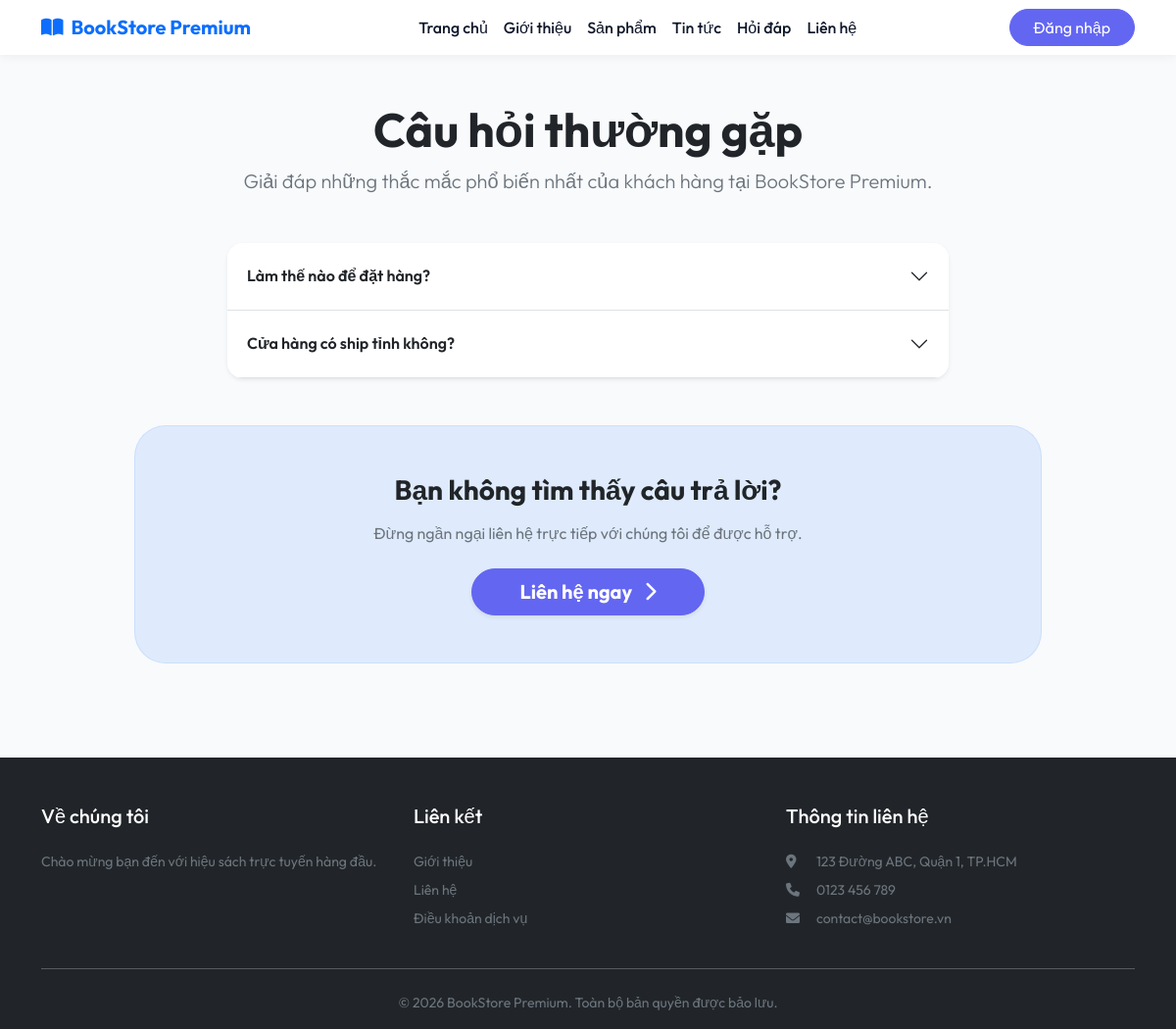
The page /public/home/faq on the database its author committed.
### tables this page shows
CREATE TABLE IF NOT EXISTS faqs (
    id INT AUTO_INCREMENT PRIMARY KEY,
    question TEXT NOT NULL,
    answer TEXT NOT NULL,
    category VARCHAR(100),
    created_at TIMESTAMP DEFAULT CURRENT_TIMESTAMP
);

### app/core/Controller.php (called while the page is built, shortened)
<?php
class Controller {
    public function model($model) {
        return new $model();
    }
    public function view($view, $data = []) {
        require_once '../app/views/' . $view . '.php';
    }
}

### app/controllers/HomeController.php (called while the page is built, shortened)
<?php
class HomeController extends Controller
{
    private $settingModel;
    private $faqModel;
    public function __construct()
    {
        $this->settingModel = $this->model('Setting');
        $this->faqModel = $this->model('Faq');
    }
    public function faq()
    {
        $settings = $this->settingModel->getAll();
        $faqs = $this->faqModel->getAll();
        $data = [
            'settings' => $settings,
            'faqs' => $faqs,
            'title' => 'Hỏi đáp (FAQ)'
        ];
        $this->view('client/home/faq', $data);
    }
}

### app/core/App.php (called while the page is built, shortened)
<?php
class App
{
    protected $method = 'index';
    public function __construct()
    {
        $url = $this->parseUrl();
        if (file_exists('../app/controllers/' . $url[0] . 'Controller.php')) {
            unset($url[0]);
        }
        $this->controller = new $this->controller;
        if (isset($url[1])) {
            if (method_exists($this->controller, $url[1])) {
                $this->method = $url[1];
                unset($url[1]);
            }
        }
        $this->params = $url ? array_values($url) : [];
        call_user_func_array([$this->controller, $this->method], $this->params);
    }
    public function parseUrl()
    {
        if (isset($_GET['url'])) {
            return explode('/', filter_var(rtrim($_GET['url'], '/'), FILTER_SANITIZE_URL));
        }
        return [];
    }
}

### public/index.php (called while the page is built, shortened)
<?php
require_once '../app/core/App.php';
require_once '../app/core/Controller.php';
require_once '../app/core/Database.php';
$app = new App();

### app/core/Database.php (called while the page is built, shortened)
<?php
class Database {
    private $host = DB_HOST;
    private $user = DB_USER;
    private $pass = DB_PASS;
    private $dbname = DB_NAME;
    private $dbh;
    private $stmt;
    public function __construct() {
        $dsn = 'mysql:host=' . $this->host . ';dbname=' . $this->dbname;
        $options = array(
            PDO::ATTR_PERSISTENT => true,
            PDO::ATTR_ERRMODE => PDO::ERRMODE_EXCEPTION
        );
        try {
            $this->dbh = new PDO($dsn, $this->user, $this->pass, $options);
        } catch (PDOException $e) {
            $this->error = $e->getMessage();
            echo $this->error;
        }
    }
    public function query($sql) {
        if ($this->dbh) {
            $this->stmt = $this->dbh->prepare($sql);
        } else {
            die("Database connection failed. Please check your configuration and ensure the database exists.");
        }
    }
    public function execute() {
        return $this->stmt->execute();
    }
    public function resultSet() {
        $this->execute();
        return $this->stmt->fetchAll(PDO::FETCH_OBJ);
    }
}

### app/models/Faq.php (called while the page is built, shortened)
<?php
class Faq
{
    private $db;
    public function __construct()
    {
        $this->db = new Database();
    }
    public function getAll()
    {
        $this->db->query("SELECT * FROM faqs ORDER BY created_at DESC");
        return $this->db->resultSet();
    }
}

### app/views/client/home/faq.php (the view, shortened to what this page needs)
<?php require_once '../app/views/client/layout/header.php'; ?>
<main class="container py-5">
    <div class="text-center mb-5">
        <h1 class="display-5 fw-bold text-dark">Câu hỏi thường gặp</h1>
        <p class="lead text-secondary">Giải đáp những thắc mắc phổ biến nhất của khách hàng tại BookStore Premium.</p>
    </div>
    <div class="row justify-content-center">
        <div class="col-lg-8">
            <?php if (empty($data['faqs'])): ?>
                <div class="text-center py-5">
                    <i class="fas fa-question-circle text-muted mb-3" style="font-size: 3rem; opacity: 0.3;"></i>
                    <p class="text-secondary italic">Hiện tại chưa có câu hỏi nào.</p>
                </div>
            <?php else: ?>
                <div class="accordion accordion-flush shadow-sm rounded-4 overflow-hidden" id="faqAccordion">
                    <?php foreach ($data['faqs'] as $index => $faq): ?>
                        <div class="accordion-item border-bottom">
                            <h2 class="accordion-header">
                                <button class="accordion-button collapsed fw-semibold py-4" type="button"
                                    data-bs-toggle="collapse" data-bs-target="#collapse-<?php echo $index; ?>"
                                    aria-expanded="false">
                                    <?php echo $faq->question; ?>
                                </button>
                            </h2>
                        </div>
                    <?php endforeach; ?>
                </div>
            <?php endif; ?>
        </div>
    </div>
    <div class="row justify-content-center mt-5">
        <div class="col-lg-10">
            <div class="p-5 text-center rounded-5 bg-primary bg-opacity-10 border border-primary border-opacity-10">
                <h3 class="fw-bold text-dark mb-3">Bạn không tìm thấy câu trả lời?</h3>
                <p class="text-secondary mb-4">Đừng ngần ngại liên hệ trực tiếp với chúng tôi để được hỗ trợ.</p>
                <a href="<?php echo BASE_URL; ?>home/contact"
                    class="btn btn-primary btn-lg px-5 rounded-pill shadow-sm fw-bold">Liên hệ ngay <i
                        class="fas fa-chevron-right ms-2"></i></a>
            </div>
        </div>
    </div>
</main>
<?php require_once '../app/views/client/layout/footer.php'; ?>

### app/views/client/layout/header.php (shortened to what this page needs)
<!DOCTYPE html>
<html lang="vi">
<head>
    <link rel="stylesheet" href="https://cdnjs.cloudflare.com/ajax/libs/font-awesome/6.0.0/css/all.min.css">
    <link href="https://cdn.jsdelivr.net/npm/bootstrap@5.3.3/dist/css/bootstrap.min.css" rel="stylesheet">
    <link rel="stylesheet" href="<?php echo BASE_URL; ?>css/main.css">
</head>
<body>
    <header>
        <nav class="navbar navbar-expand-lg navbar-light sticky-top">
            <div class="container">
                <a class="navbar-brand d-flex align-items-center gap-2 fw-bold text-primary"
                    href="<?php echo BASE_URL; ?>">
                    <i class="fas fa-book-open"></i> <?php echo $data['settings']['site_name'] ?? 'BookStore'; ?>
                </a>
                <div class="collapse navbar-collapse" id="navbarNav">
                    <ul class="navbar-nav mx-auto">
                        <li class="nav-item"><a class="nav-link" href="<?php echo BASE_URL; ?>">Trang chủ</a></li>
                        <li class="nav-item"><a class="nav-link" href="<?php echo BASE_URL; ?>home/about">Giới thiệu</a>
                        </li>
                        <li class="nav-item"><a class="nav-link" href="<?php echo BASE_URL; ?>product">Sản phẩm</a></li>
                        <li class="nav-item"><a class="nav-link" href="<?php echo BASE_URL; ?>news">Tin tức</a></li>
                        <li class="nav-item"><a class="nav-link" href="<?php echo BASE_URL; ?>home/faq">Hỏi đáp</a></li>
                        <li class="nav-item"><a class="nav-link" href="<?php echo BASE_URL; ?>home/contact">Liên hệ</a>
                        </li>
                    </ul>
                    <div class="d-flex">
                        <a href="<?php echo BASE_URL; ?>auth/login" class="btn btn-primary px-4 rounded-pill">Đăng
                            nhập</a>
                    </div>
                </div>
            </div>
        </nav>
    </header>

### app/views/client/layout/footer.php (shortened to what this page needs)
<footer class="bg-dark text-white pt-5 pb-3 mt-5">
    <div class="container">
        <div class="row g-4">
            <div class="col-md-4">
                <h5 class="mb-4">Về chúng tôi</h5>
                <p class="text-secondary small"><?php echo $data['settings']['site_intro']; ?></p>
            </div>
            <div class="col-md-4">
                <h5 class="mb-4">Liên kết</h5>
                <ul class="list-unstyled text-secondary small">
                    <li class="mb-2"><a href="<?php echo BASE_URL; ?>home/about"
                            class="text-secondary text-decoration-none">Giới thiệu</a></li>
                    <li class="mb-2"><a href="<?php echo BASE_URL; ?>home/contact"
                            class="text-secondary text-decoration-none">Liên hệ</a></li>
                    <li class="mb-2"><a href="#" class="text-secondary text-decoration-none">Điều khoản dịch vụ</a></li>
                </ul>
            </div>
            <div class="col-md-4">
                <h5 class="mb-4">Thông tin liên hệ</h5>
                <div class="text-secondary small">
                    <p class="mb-2"><i class="fas fa-map-marker-alt me-2" style="width: 20px;"></i>
                        <?php echo $data['settings']['site_address']; ?></p>
                    <p class="mb-2"><i class="fas fa-phone me-2" style="width: 20px;"></i>
                        <?php echo $data['settings']['site_phone']; ?></p>
                    <p class="mb-0"><i class="fas fa-envelope me-2" style="width: 20px;"></i>
                        <?php echo $data['settings']['site_email']; ?></p>
                </div>
            </div>
        </div>
        <hr class="my-4 opacity-10">
        <div class="text-center text-secondary small">
            &copy; <?php echo date('Y'); ?> <?php echo $data['settings']['site_name']; ?>. Toàn bộ bản quyền được bảo
            lưu.
        </div>
    </div>
</footer>
</body>
</html>

### public/css/main.css (style rules this page uses)
:root { --primary-color: #6366f1; --primary-hover: #4f46e5; --dark-color: #0f172a; --secondary-color: #64748b; --light-bg: #f8fafc; }
body { font-family: 'Outfit', sans-serif; background-color: var(--light-bg); color: var(--dark-color); }
.navbar { background: rgba(255, 255, 255, 0.9) !important; backdrop-filter: blur(10px); box-shadow: 0 2px 10px rgba(0, 0, 0, 0.05); }
.nav-link { font-weight: 500; color: var(--dark-color) !important; transition: 0.3s; }
.btn-primary { background-color: var(--primary-color); border-color: var(--primary-color); }

### rows shown on the page
faqs: question "Làm thế nào để đặt hàng?"
faqs: question "Cửa hàng có ship tỉnh không?"

### other values the page prints
$data['settings']['site_name'] "BookStore Premium"
$data['settings']['site_intro'] "Chào mừng bạn đến với hiệu sách trực tuyến hàng đầu."
$data['settings']['site_address'] "123 Đường ABC, Quận 1, TP.HCM"
$data['settings']['site_phone'] "0123 456 789"
$data['settings']['site_email'] "contact@bookstore.vn"
